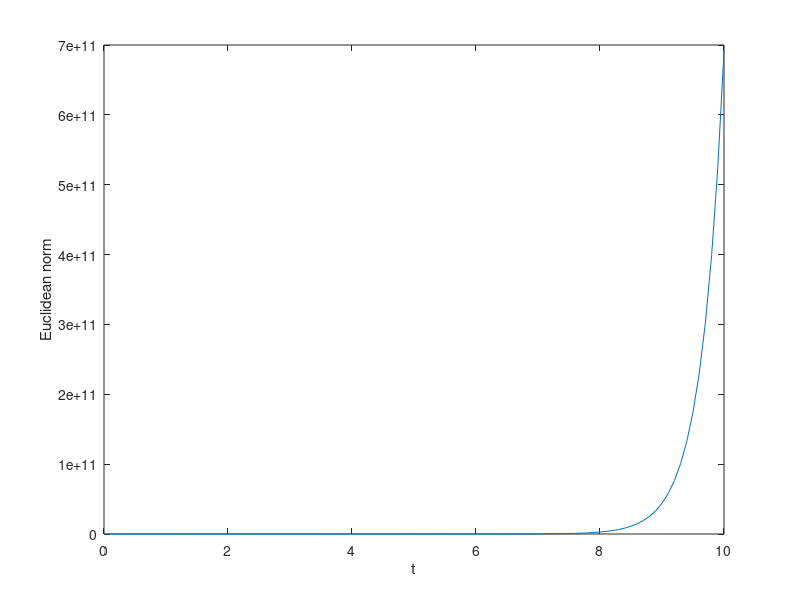

Write the MATLAB code that produced this figure.
clear all;
% Parameters:
Tend = 10;
N = 100;
h = 10/N;

a = 5/12;
b = -4/3;
c = 23/12;

% Initialization:
i = 1;
t(i) = 0;

A = [-20 10 0 0; 10 -20 10 0; 0 10 -20 10; 0 0 10 -20];
y{i} = transpose([1 1 1 1]);
n(i) = norm(y{i});

while (t(i) + h < Tend + 1e-12)
    y{i+1} = y{i} + h*A*y{i};
    
    n(i+1) = norm(y{i+1});
    
    t(i+1) = t(i) + h;
    i = i+1;
end

y1 = y{2};
y2 = y{3};

%AB method
i =  1;
t1(i) = 0;
y{i} = transpose([1 1 1 1]);
y{i+1} = y1;
y{i+2} = y2;
n1(i) = norm(y{i});

while (t1(i) + h < Tend + 1e-12)
    y{i+3} = y{i+2} + h*(a*y{i} - b*y{i+1} + c*y{i+2});
    n1(i+1) = norm(y{i+1});
    t1(i+1) = t1(i) + h;
    i = i + 1;

end

figure(1);
plot(t1, n1);
xlabel('t');
ylabel('Euclidean norm')

